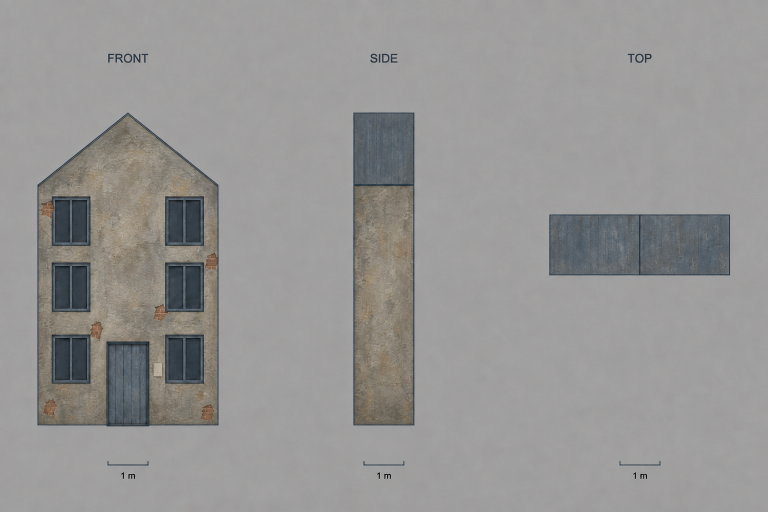
#> input picture design/references/env-facade-a/sheet.png, 1536 x 1024 px (shown at 1/2 size)
$ python measure-facade-sheet.py
#> lines starting #> are read from the running program, lines starting #| are printed output that depends on the picture
"""Read native sheet pixels; never resample or alter a reference."""
import json
from pathlib import Path
import numpy as np
from PIL import Image

root = Path(__file__).resolve().parents[1]
source = root / 'design/references/env-facade-a/sheet.png'
pixels = np.asarray(Image.open(source).convert('RGB')).astype(float)
views = [
    ('front', (50, 200, 465, 880), (76, 226, 436, 850)),
    ('side', (685, 200, 850, 880), (708, 226, 828, 850)),
    ('top', (1070, 400, 1480, 580), (1100, 430, 1460, 550)),
]
report = {'source': str(source.relative_to(root)), 'size': list(Image.open(source).size),
          'pixelsPerMetre': 80, 'panelWidth': 512, 'edgeTolerancePixels': 2,
          'method': 'Bounding blue-dark outline pixels: mean RGB <95 and B>R inside fixed view regions. Native image; no transforms.', 'views': []}
assert report['size'] == [1536, 1024]
for name, crop, expected in views:
    x0, y0, x1, y1 = crop
    p = pixels[y0:y1, x0:x1]
    y, x = np.where((p.mean(2) < 95) & (p[:, :, 2] > p[:, :, 0]))
    bounds = [int(x.min()+x0), int(y.min()+y0), int(x.max()+x0), int(y.max()+y0)]
    error = max(abs(a-b) for a, b in zip(bounds, expected))
    report['views'].append({'name': name, 'bounds': bounds, 'expected': expected, 'maxEdgeError': error})
    assert error <= 2, (name, bounds)
#> this loop made 3 passes
#> (bounds, error) on passes 1 to 3: ([75, 225, 436, 852], 2), ([707, 225, 828, 850], 1), ([1099, 429, 1459, 550], 1)
#> pass 1, `p = pixels[y0:y1, x0:x1]`:
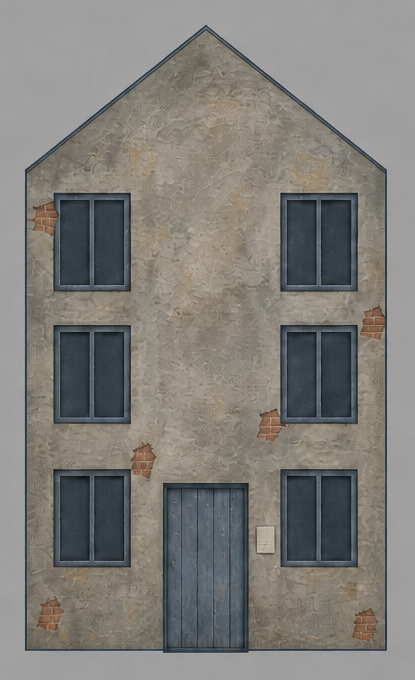
#> p: shape (680, 415, 3) float64; mean R, G, B 127.9, 125.8, 121.2
#> pass 2, `p = pixels[y0:y1, x0:x1]`:
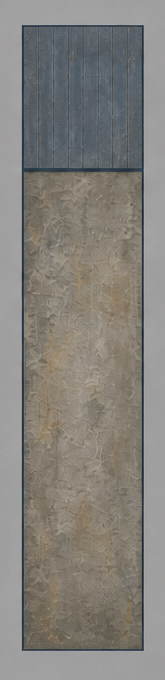
#> p: shape (680, 165, 3) float64; mean R, G, B 132.4, 129.5, 123.9
#> pass 3, `p = pixels[y0:y1, x0:x1]`:
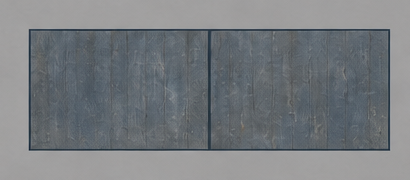
#> p: shape (180, 410, 3) float64; mean R, G, B 119.4, 123.5, 127.1
output = root / 'design/reviews/rubble-phase-2/env-facade-a/sheet-measurement.json'
output.write_text(json.dumps(report, indent=2)+'\n')
print(json.dumps(report, indent=2))
#> (printed output is left out)
